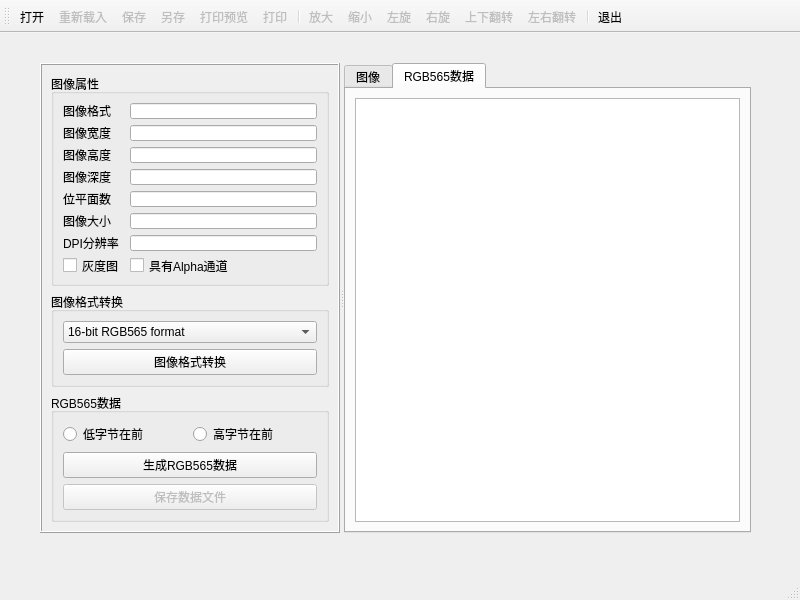
<?xml version="1.0" encoding="UTF-8"?>
<ui version="4.0">
 <class>MainWindow</class>
 <widget class="QMainWindow" name="MainWindow">
  <property name="geometry">
   <rect>
    <x>0</x>
    <y>0</y>
    <width>800</width>
    <height>600</height>
   </rect>
  </property>
  <property name="windowTitle">
   <string>MainWindow</string>
  </property>
  <widget class="QWidget" name="centralwidget">
   <widget class="QSplitter" name="splitter">
    <property name="geometry">
     <rect>
      <x>40</x>
      <y>30</y>
      <width>711</width>
      <height>470</height>
     </rect>
    </property>
    <property name="midLineWidth">
     <number>0</number>
    </property>
    <property name="orientation">
     <enum>Qt::Horizontal</enum>
    </property>
    <widget class="QFrame" name="frame">
     <property name="maximumSize">
      <size>
       <width>300</width>
       <height>16777215</height>
      </size>
     </property>
     <property name="frameShape">
      <enum>QFrame::Box</enum>
     </property>
     <property name="frameShadow">
      <enum>QFrame::Raised</enum>
     </property>
     <property name="midLineWidth">
      <number>0</number>
     </property>
     <layout class="QVBoxLayout" name="verticalLayout_3">
      <item>
       <widget class="QGroupBox" name="groupBox">
        <property name="title">
         <string>图像属性</string>
        </property>
        <layout class="QFormLayout" name="formLayout">
         <item row="0" column="0">
          <widget class="QLabel" name="label">
           <property name="text">
            <string>图像格式</string>
           </property>
          </widget>
         </item>
         <item row="0" column="1">
          <widget class="QLineEdit" name="editImgFormat">
           <property name="readOnly">
            <bool>true</bool>
           </property>
          </widget>
         </item>
         <item row="1" column="0">
          <widget class="QLabel" name="label_2">
           <property name="text">
            <string>图像宽度</string>
           </property>
          </widget>
         </item>
         <item row="1" column="1">
          <widget class="QLineEdit" name="editImgWidth">
           <property name="readOnly">
            <bool>true</bool>
           </property>
          </widget>
         </item>
         <item row="2" column="0">
          <widget class="QLabel" name="label_3">
           <property name="text">
            <string>图像高度</string>
           </property>
          </widget>
         </item>
         <item row="2" column="1">
          <widget class="QLineEdit" name="editImgHeight">
           <property name="readOnly">
            <bool>true</bool>
           </property>
          </widget>
         </item>
         <item row="3" column="0">
          <widget class="QLabel" name="label_4">
           <property name="text">
            <string>图像深度</string>
           </property>
          </widget>
         </item>
         <item row="3" column="1">
          <widget class="QLineEdit" name="editImgDepth">
           <property name="readOnly">
            <bool>true</bool>
           </property>
          </widget>
         </item>
         <item row="4" column="0">
          <widget class="QLabel" name="label_5">
           <property name="text">
            <string>位平面数</string>
           </property>
          </widget>
         </item>
         <item row="4" column="1">
          <widget class="QLineEdit" name="editImgBitPlane">
           <property name="readOnly">
            <bool>true</bool>
           </property>
          </widget>
         </item>
         <item row="5" column="0">
          <widget class="QLabel" name="label_6">
           <property name="text">
            <string>图像大小</string>
           </property>
          </widget>
         </item>
         <item row="5" column="1">
          <widget class="QLineEdit" name="editImgSize">
           <property name="readOnly">
            <bool>true</bool>
           </property>
          </widget>
         </item>
         <item row="6" column="0">
          <widget class="QLabel" name="label_7">
           <property name="text">
            <string>DPI分辨率</string>
           </property>
          </widget>
         </item>
         <item row="6" column="1">
          <widget class="QLineEdit" name="editImgDPI">
           <property name="readOnly">
            <bool>true</bool>
           </property>
          </widget>
         </item>
         <item row="7" column="0">
          <widget class="QCheckBox" name="chkIsGray">
           <property name="text">
            <string>灰度图</string>
           </property>
          </widget>
         </item>
         <item row="7" column="1">
          <widget class="QCheckBox" name="chkHasAlpha">
           <property name="text">
            <string>具有Alpha通道</string>
           </property>
           <property name="checkable">
            <bool>true</bool>
           </property>
          </widget>
         </item>
        </layout>
       </widget>
      </item>
      <item>
       <widget class="QGroupBox" name="groupBox_2">
        <property name="title">
         <string>图像格式转换</string>
        </property>
        <layout class="QVBoxLayout" name="verticalLayout">
         <item>
          <widget class="QComboBox" name="comboFormat">
           <item>
            <property name="text">
             <string>16-bit RGB565 format</string>
            </property>
           </item>
           <item>
            <property name="text">
             <string>24-bit RGB888 format</string>
            </property>
           </item>
           <item>
            <property name="text">
             <string>32-bit RGB format</string>
            </property>
           </item>
           <item>
            <property name="text">
             <string>8-bit grayscale format</string>
            </property>
           </item>
           <item>
            <property name="text">
             <string>16-bit grayscale format</string>
            </property>
           </item>
           <item>
            <property name="text">
             <string>8-bit indexes into a colormap</string>
            </property>
           </item>
          </widget>
         </item>
         <item>
          <widget class="QPushButton" name="btnImgFormatConvert">
           <property name="text">
            <string>图像格式转换</string>
           </property>
           <property name="icon">
            <iconset resource="res.qrc">
             <normaloff>:/icons/images/824.bmp</normaloff>:/icons/images/824.bmp</iconset>
           </property>
          </widget>
         </item>
        </layout>
       </widget>
      </item>
      <item>
       <widget class="QGroupBox" name="groupBox_3">
        <property name="title">
         <string>RGB565数据</string>
        </property>
        <layout class="QVBoxLayout" name="verticalLayout_2">
         <item>
          <layout class="QHBoxLayout" name="horizontalLayout">
           <item>
            <widget class="QRadioButton" name="radioLSB">
             <property name="text">
              <string>低字节在前</string>
             </property>
            </widget>
           </item>
           <item>
            <widget class="QRadioButton" name="radioMSB">
             <property name="text">
              <string>高字节在前</string>
             </property>
            </widget>
           </item>
          </layout>
         </item>
         <item>
          <widget class="QPushButton" name="btnGetRGB565">
           <property name="text">
            <string>生成RGB565数据</string>
           </property>
           <property name="icon">
            <iconset resource="res.qrc">
             <normaloff>:/icons/images/116.bmp</normaloff>:/icons/images/116.bmp</iconset>
           </property>
          </widget>
         </item>
         <item>
          <widget class="QPushButton" name="btnSaveAsDataFile">
           <property name="enabled">
            <bool>false</bool>
           </property>
           <property name="text">
            <string>保存数据文件</string>
           </property>
           <property name="icon">
            <iconset resource="res.qrc">
             <normaloff>:/icons/images/save.bmp</normaloff>:/icons/images/save.bmp</iconset>
           </property>
          </widget>
         </item>
        </layout>
       </widget>
      </item>
      <item>
       <spacer name="verticalSpacer">
        <property name="orientation">
         <enum>Qt::Vertical</enum>
        </property>
        <property name="sizeHint" stdset="0">
         <size>
          <width>20</width>
          <height>40</height>
         </size>
        </property>
       </spacer>
      </item>
     </layout>
    </widget>
    <widget class="QTabWidget" name="tabWidget">
     <property name="currentIndex">
      <number>1</number>
     </property>
     <widget class="QWidget" name="tab">
      <attribute name="icon">
       <iconset resource="res.qrc">
        <normaloff>:/icons/images/824.bmp</normaloff>:/icons/images/824.bmp</iconset>
      </attribute>
      <attribute name="title">
       <string>图像</string>
      </attribute>
      <layout class="QVBoxLayout" name="verticalLayout_4">
       <item>
        <widget class="QScrollArea" name="scrollArea">
         <property name="widgetResizable">
          <bool>true</bool>
         </property>
         <widget class="QWidget" name="scrollAreaWidgetContents">
          <property name="geometry">
           <rect>
            <x>0</x>
            <y>0</y>
            <width>402</width>
            <height>428</height>
           </rect>
          </property>
          <layout class="QVBoxLayout" name="verticalLayout_5">
           <item>
            <widget class="QLabel" name="labPic">
             <property name="text">
              <string>TextLabel</string>
             </property>
             <property name="alignment">
              <set>Qt::AlignCenter</set>
             </property>
            </widget>
           </item>
          </layout>
         </widget>
        </widget>
       </item>
      </layout>
     </widget>
     <widget class="QWidget" name="tab_2">
      <property name="enabled">
       <bool>true</bool>
      </property>
      <property name="whatsThis">
       <string>a</string>
      </property>
      <property name="accessibleName">
       <string/>
      </property>
      <attribute name="icon">
       <iconset resource="res.qrc">
        <normaloff>:/icons/images/116.bmp</normaloff>:/icons/images/116.bmp</iconset>
      </attribute>
      <attribute name="title">
       <string>RGB565数据</string>
      </attribute>
      <layout class="QVBoxLayout" name="verticalLayout_6">
       <item>
        <widget class="QPlainTextEdit" name="plainTextEdit">
         <property name="font">
          <font>
           <family>宋体</family>
           <pointsize>12</pointsize>
          </font>
         </property>
        </widget>
       </item>
      </layout>
     </widget>
    </widget>
   </widget>
  </widget>
  <widget class="QStatusBar" name="statusbar"/>
  <widget class="QToolBar" name="toolBar">
   <property name="windowTitle">
    <string>toolBar</string>
   </property>
   <property name="toolButtonStyle">
    <enum>Qt::ToolButtonTextUnderIcon</enum>
   </property>
   <attribute name="toolBarArea">
    <enum>TopToolBarArea</enum>
   </attribute>
   <attribute name="toolBarBreak">
    <bool>false</bool>
   </attribute>
   <addaction name="actFileOpen"/>
   <addaction name="actFileReload"/>
   <addaction name="actFileSave"/>
   <addaction name="actFileSaveAs"/>
   <addaction name="actFilePreview"/>
   <addaction name="actFilePrint"/>
   <addaction name="separator"/>
   <addaction name="actImgZoomIn"/>
   <addaction name="actImgZoomOut"/>
   <addaction name="actImgRotateLeft"/>
   <addaction name="actImgRotateRight"/>
   <addaction name="actImgFlipUD"/>
   <addaction name="actImgFlipLR"/>
   <addaction name="separator"/>
   <addaction name="actQuit"/>
  </widget>
  <action name="actFileOpen">
   <property name="icon">
    <iconset resource="res.qrc">
     <normaloff>:/icons/images/001.GIF</normaloff>:/icons/images/001.GIF</iconset>
   </property>
   <property name="text">
    <string>打开</string>
   </property>
   <property name="menuRole">
    <enum>QAction::NoRole</enum>
   </property>
  </action>
  <action name="actFileReload">
   <property name="enabled">
    <bool>false</bool>
   </property>
   <property name="icon">
    <iconset resource="res.qrc">
     <normaloff>:/icons/images/126.bmp</normaloff>:/icons/images/126.bmp</iconset>
   </property>
   <property name="text">
    <string>重新载入</string>
   </property>
   <property name="menuRole">
    <enum>QAction::NoRole</enum>
   </property>
  </action>
  <action name="actFileSave">
   <property name="enabled">
    <bool>false</bool>
   </property>
   <property name="icon">
    <iconset resource="res.qrc">
     <normaloff>:/icons/images/save.bmp</normaloff>:/icons/images/save.bmp</iconset>
   </property>
   <property name="text">
    <string>保存</string>
   </property>
   <property name="menuRole">
    <enum>QAction::NoRole</enum>
   </property>
  </action>
  <action name="actFileSaveAs">
   <property name="enabled">
    <bool>false</bool>
   </property>
   <property name="icon">
    <iconset resource="res.qrc">
     <normaloff>:/icons/images/save-as24.png</normaloff>:/icons/images/save-as24.png</iconset>
   </property>
   <property name="text">
    <string>另存</string>
   </property>
   <property name="menuRole">
    <enum>QAction::NoRole</enum>
   </property>
  </action>
  <action name="actFilePreview">
   <property name="enabled">
    <bool>false</bool>
   </property>
   <property name="icon">
    <iconset resource="res.qrc">
     <normaloff>:/icons/images/preview1.bmp</normaloff>:/icons/images/preview1.bmp</iconset>
   </property>
   <property name="text">
    <string>打印预览</string>
   </property>
   <property name="menuRole">
    <enum>QAction::NoRole</enum>
   </property>
  </action>
  <action name="actFilePrint">
   <property name="enabled">
    <bool>false</bool>
   </property>
   <property name="icon">
    <iconset resource="res.qrc">
     <normaloff>:/icons/images/print1.bmp</normaloff>:/icons/images/print1.bmp</iconset>
   </property>
   <property name="text">
    <string>打印</string>
   </property>
   <property name="menuRole">
    <enum>QAction::NoRole</enum>
   </property>
  </action>
  <action name="actImgZoomIn">
   <property name="enabled">
    <bool>false</bool>
   </property>
   <property name="icon">
    <iconset resource="res.qrc">
     <normaloff>:/icons/images/zoomin.png</normaloff>:/icons/images/zoomin.png</iconset>
   </property>
   <property name="text">
    <string>放大</string>
   </property>
   <property name="menuRole">
    <enum>QAction::NoRole</enum>
   </property>
  </action>
  <action name="actImgZoomOut">
   <property name="enabled">
    <bool>false</bool>
   </property>
   <property name="icon">
    <iconset resource="res.qrc">
     <normaloff>:/icons/images/zoomout.png</normaloff>:/icons/images/zoomout.png</iconset>
   </property>
   <property name="text">
    <string>缩小</string>
   </property>
   <property name="menuRole">
    <enum>QAction::NoRole</enum>
   </property>
  </action>
  <action name="actImgRotateLeft">
   <property name="enabled">
    <bool>false</bool>
   </property>
   <property name="icon">
    <iconset resource="res.qrc">
     <normaloff>:/icons/images/rotateleft.png</normaloff>:/icons/images/rotateleft.png</iconset>
   </property>
   <property name="text">
    <string>左旋</string>
   </property>
   <property name="menuRole">
    <enum>QAction::NoRole</enum>
   </property>
  </action>
  <action name="actImgRotateRight">
   <property name="enabled">
    <bool>false</bool>
   </property>
   <property name="icon">
    <iconset resource="res.qrc">
     <normaloff>:/icons/images/rotateright.png</normaloff>:/icons/images/rotateright.png</iconset>
   </property>
   <property name="text">
    <string>右旋</string>
   </property>
   <property name="menuRole">
    <enum>QAction::NoRole</enum>
   </property>
  </action>
  <action name="actImgFlipUD">
   <property name="enabled">
    <bool>false</bool>
   </property>
   <property name="icon">
    <iconset resource="res.qrc">
     <normaloff>:/icons/images/flip-vertical.ico</normaloff>:/icons/images/flip-vertical.ico</iconset>
   </property>
   <property name="text">
    <string>上下翻转</string>
   </property>
   <property name="menuRole">
    <enum>QAction::NoRole</enum>
   </property>
  </action>
  <action name="actImgFlipLR">
   <property name="enabled">
    <bool>false</bool>
   </property>
   <property name="icon">
    <iconset resource="res.qrc">
     <normaloff>:/icons/images/flip-horizontal.ico</normaloff>:/icons/images/flip-horizontal.ico</iconset>
   </property>
   <property name="text">
    <string>左右翻转</string>
   </property>
   <property name="menuRole">
    <enum>QAction::NoRole</enum>
   </property>
  </action>
  <action name="actQuit">
   <property name="icon">
    <iconset resource="res.qrc">
     <normaloff>:/icons/images/132.bmp</normaloff>:/icons/images/132.bmp</iconset>
   </property>
   <property name="text">
    <string>退出</string>
   </property>
   <property name="menuRole">
    <enum>QAction::NoRole</enum>
   </property>
  </action>
 </widget>
 <resources>
  <include location="res.qrc"/>
 </resources>
 <connections/>
</ui>
